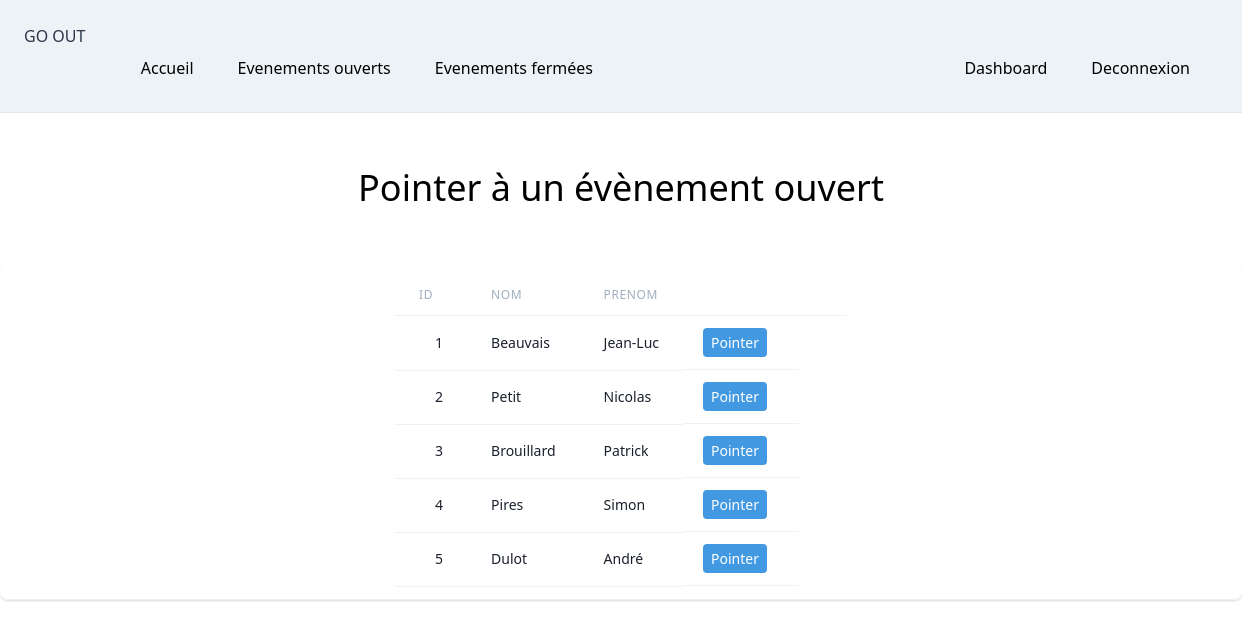
/perspoint.php (signed in), run on the app's committed database.
### tables this page shows
CREATE TABLE `personnes` (
  `pid` int(11) NOT NULL,
  `nom` varchar(30) NOT NULL,
  `prenom` varchar(30) NOT NULL
);

### perspoint.php (the view, shortened to what this page needs)
<?php
    include("navbar.php");
    $i = 1;
    $SQL= "SELECT * FROM personnes";
    $reponse= $db->query($SQL);
?>
<div class="flex flex-col mx-auto">
  <div class="-my-2 py-2 overflow-x-auto mx-auto sm:-mx-6 sm:px-6 lg:-mx-8 lg:px-8">
    <div class="align-middle  min-w-auto py-3 shadow overflow-hidden sm:rounded-lg border-b border-gray-200">
      <table class="min-w-auto mx-auto ">
        <thead>
          <tr>
          <th class="px-6 py-3 border-b border-gray-200 bg-gray-50 text-left text-xs leading-4 font-medium text-gray-500 uppercase tracking-wider">
              ID
            </th>
            <th class="px-6 py-3 border-b border-gray-200 bg-gray-50 text-left text-xs leading-4 font-medium text-gray-500 uppercase tracking-wider">
              Nom
            </th>
            <th class="px-6 py-3 border-b border-gray-200 bg-gray-50 text-left text-xs leading-4 font-medium text-gray-500 uppercase tracking-wider">
              Prenom
            </th>
            <th class="px-6 py-3 border-b border-gray-200 bg-gray-50 text-left text-xs leading-4 font-medium text-gray-500 uppercase tracking-wider">
            </th>
            <th class="px-6 py-3 border-b border-gray-200 bg-gray-50"></th>
          </tr>
        </thead>
        <tbody class="bg-white">
<?php
    while ($donnees=$reponse->fetch()) {
?>
        <tr>
            <td class="px-6 py-4 whitespace-normal border-b border-gray-200">
                <div class="ml-4">
                  <div class="text-sm leading-5 font-medium text-gray-900"><?php echo $i; ?></div>
              </div>
            </td>
            <td class="px-6 py-4 whitespace-normal border-b border-gray-200">
              <div class="text-sm leading-5 text-gray-900"><?php echo $donnees['nom']; ?></div>
            </td>
            <td class="px-6 py-4 whitespace-normal border-b border-gray-200">
                <div class="text-sm leading-5 text-gray-900"><?php echo $donnees['prenom']; ?></div>
            </td>
            <td class="p-3 px-5 whitespace-normal border-b border-gray-200 flex justify-end">
                <button type="button" class="mr-3 text-sm bg-blue-500 hover:bg-blue-700 text-white py-1 px-2 rounded focus:outline-none focus:shadow-outline">
                    <a href="selectopen.php?pid=<?php echo $donnees['pid'] ;?>" class=" focus:outline-none focus:underline">Pointer</a>
                </button>
            </td>
        </tr>
<?php
    $i++;
    }
?>
    </tbody>
      </table>
    </div>
</div>

### data on the page
personnes: nom "Beauvais", prenom "Jean-Luc"
personnes: nom "Petit", prenom "Nicolas"
personnes: nom "Brouillard", prenom "Patrick"
personnes: nom "Pires", prenom "Simon"
personnes: nom "Dulot", prenom "André"

### other printed values
$h "Pointer à un évènement ouvert"
